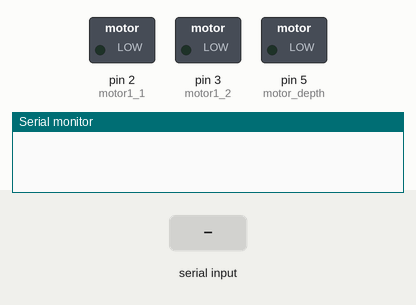
This sketch was run on a simulated Arduino Uno, built with avr-gcc and run on an emulated ATmega328P. Shown: switched loads named in the sketch (green lamp = pin HIGH), the last lines printed to the serial monitor. The inputs (shaded band) are chosen by the test bench.

Above: at 1.2 s.
1.3 s: "90,45\n" received over Serial
At 2.5 s:
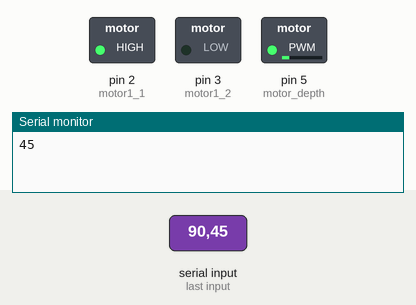
2.8 s: "30,150\n" received over Serial
At 3.9 s:
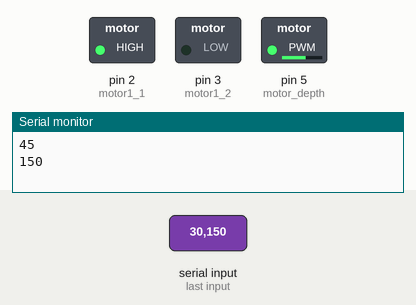
4.3 s: "90\n" received over Serial
At 4.9 s:
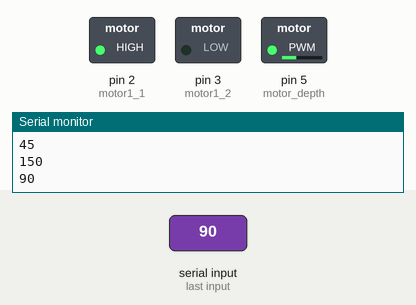
5.8 s: "200\n" received over Serial
At 6.1 s:
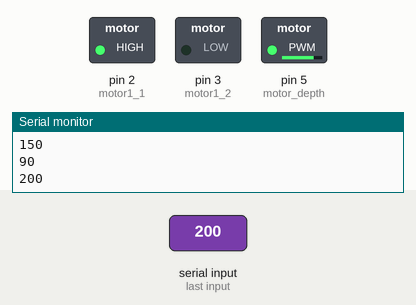
Timing chart, 0 to 8.3 s (numbered marks = the images above; inputs shaded):
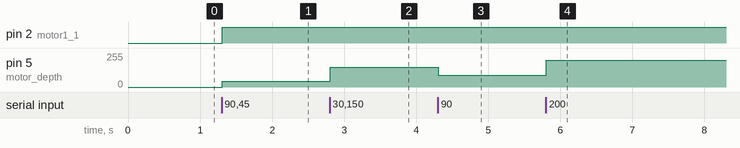

The sketch:

motor_testing.ino
```cpp
const int motor1_1 = 2;
const int motor1_2 = 3;
const int motor_depth = 5;


void setup() {
  // initialize serial:
  Serial.begin(9600);
  // make the pins outputs:
  pinMode(motor1_1, OUTPUT);
  pinMode(motor1_2, OUTPUT);
  pinMode(motor_depth, OUTPUT);


}

void loop() {
  // if there's any serial available, read it:
  while (Serial.available() > 0) {

    // look for the next valid integer in the incoming serial stream:
    //int motor_1 = Serial.parseInt();
    //int motor_2 = Serial.parseInt();
    int power = Serial.parseInt();

    // do it again

    // look for the newline. That's the end of your sentence:
    if (Serial.read() == '\n') {
      // constrain the values to 0 - 255 and invert
      //motor_1 = constrain(motor_1, 0, 1);
    // motor_2 = constrain(motor_2, 0, 1);
      //if(motor_power_12 < 0) {
        analogWrite(motor_depth, power);
        digitalWrite(motor1_1, HIGH);
        digitalWrite(motor1_2, LOW);

        Serial.println(power);
       /* }
       // else {
          analogWrite(motor_pwm_12, motor_power_12);
          digitalWrite(motor1, 0);
        digitalWrite(motor2, 1);
         }*/
    }
  }
}
```

Measured:
- after the input at 1.3 s, pin 2 (motor1_1): LOW → HIGH at once; pin 5 (motor_depth): 0/255 → 45/255 at once
- after the input at 2.8 s, pin 5 (motor_depth): 45/255 → 150/255 at once
- after the input at 4.3 s, pin 5 (motor_depth): 150/255 → 90/255 at once
- after the input at 5.8 s, pin 5 (motor_depth): 90/255 → 200/255 at once
